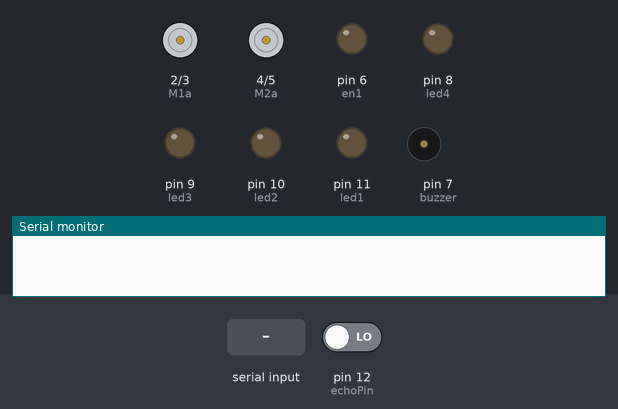
Bench run of a sketch on a simulated Arduino Uno, built with avr-gcc and run on an emulated ATmega328P. Shown: motor-driver pin pairs drawn as motors (green arrow = first pin HIGH = forward, orange = second pin HIGH = backward, longer = more drive), output pins drawn as LEDs (lit = HIGH), buzzer (waves = sounding), the last lines printed to the serial monitor. The inputs (shaded band) are chosen by the test bench; at power-on: pin 12 (echoPin) LOW. Pins used as bus, display or sensor lines are not drawn.

Above: at 1.2 s.
1.3 s: "BBBB" received over Serial
At 3.7 s:
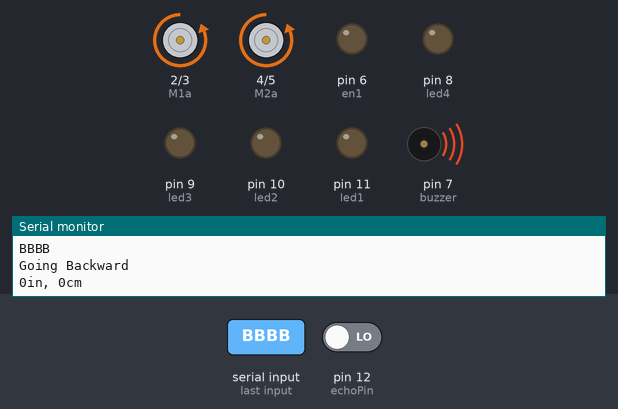
4.3 s: "FFFF" received over Serial
At 5.3 s:
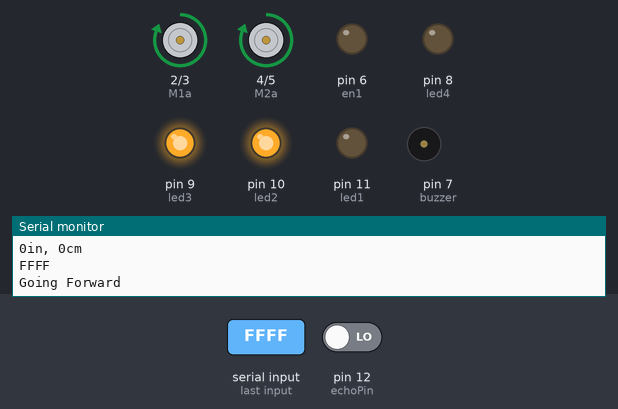
7.0 s: "BBB" received over Serial
At 8.9 s:
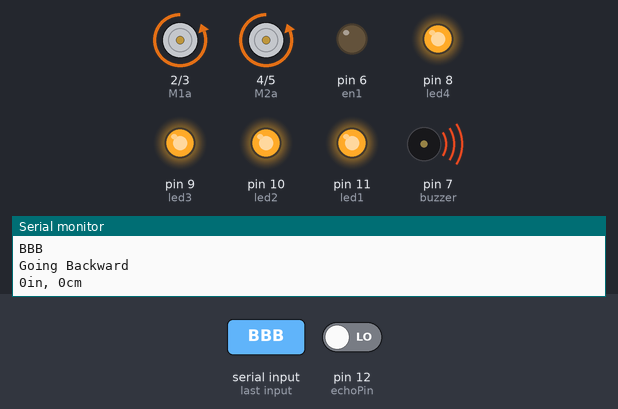
10.0 s: "BB" received over Serial
At 12.0 s:
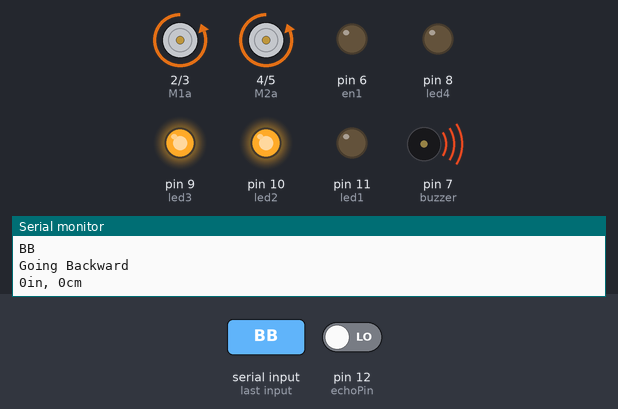
Timing chart, 0 to 14.0 s (numbered marks = the images above; inputs shaded):
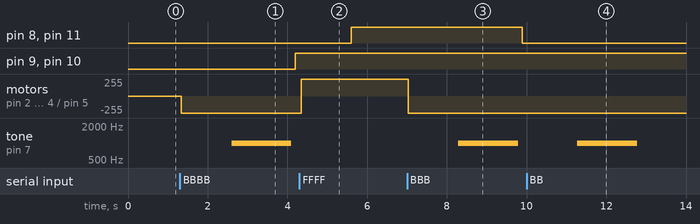

Measured:
- after the input at 1.3 s, pin 9 (led3), pin 10 (led2): LOW → HIGH after 2.9 s; motor on pin 2 (M1a) / pin 3 (M1b), motor on pin 4 (M2a) / pin 5 (M2b): stopped → backward 255/255 at once; tone on pin 7 (buzzer): silent → 1000 Hz after 1.3 s, → silent 1.5 s later
- after the input at 4.3 s, pin 8 (led4), pin 11 (led1): LOW → HIGH after 1.3 s; motor on pin 2 (M1a) / pin 3 (M1b), motor on pin 4 (M2a) / pin 5 (M2b): backward 255/255 → forward 255/255 at once
- after the input at 7.0 s, pin 8 (led4), pin 11 (led1): HIGH → LOW after 2.9 s; motor on pin 2 (M1a) / pin 3 (M1b), motor on pin 4 (M2a) / pin 5 (M2b): forward 255/255 → backward 255/255 at once; tone on pin 7 (buzzer): silent → 1000 Hz after 1.3 s, → silent 1.5 s later
- after the input at 10.0 s, tone on pin 7 (buzzer): silent → 1000 Hz after 1.3 s, → silent 1.5 s later

The sketch:

RC_Car_programming.ino
```cpp
int M1a = 2;
int M1b = 3;
int M2a = 4;
int M2b = 5;
int en1 = 6;
int buzzer = 7;
long duration,cm,inches;
#define trigPin 13
#define echoPin 12
#define led1 11
#define led2 10
#define led3 9
#define led4 8

 String cmd ="";

void setup()
{
  // put your setup code here, to run once:
  Serial.begin(9600);
  pinMode(M1a, OUTPUT);
  pinMode(M1b, OUTPUT);
  pinMode(M2a, OUTPUT);
  pinMode(M2b, OUTPUT);
  pinMode(en1, OUTPUT);


  pinMode(trigPin, OUTPUT);
  pinMode(echoPin, INPUT);

  pinMode(led1, OUTPUT);
  pinMode(led2, OUTPUT);
  pinMode(led3, OUTPUT);
  pinMode(led4, OUTPUT);

  pinMode(buzzer, OUTPUT);


}

void loop()
{

   while (Serial.available()){  //Check if there is an available byte to read
  delay(10); //Delay added to make thing stable
  char c = Serial.read(); //Conduct a serial read
  if (c == '#') {break;} //Exit the loop when the # is detected after the word
  cmd += c; //Shorthand for cmd = cmd + c
  }

  if(cmd.length()>0)
   {
     Serial.println(cmd);
    if((cmd=="FFFF") || (cmd=="FF") || (cmd=="FFF") || (cmd=="F") )
    {
      digitalWrite(M1a, HIGH);
      digitalWrite(M1b, LOW);
      digitalWrite(M2a, HIGH);
      digitalWrite(M2b, LOW);
      Serial.println("Going Forward");
      }
    else if((cmd=="BBBB")||(cmd=="BBB")||(cmd=="BB")||(cmd=="B"))
    {
      digitalWrite(M1a, LOW);
      digitalWrite(M1b, HIGH);
      digitalWrite(M2a, LOW);
      digitalWrite(M2b, HIGH);
      Serial.println("Going Backward");
    }
if((cmd=="LLLL")||(cmd=="LLL")||(cmd=="LL")||(cmd=="L"))
    {
      digitalWrite(M1a, HIGH);
      digitalWrite(M1b, LOW);
      digitalWrite(M2a, LOW);
      digitalWrite(M2b, HIGH);
      Serial.println("Going Left");
      }
     else if((cmd=="RRRR")||(cmd=="RRR")||(cmd=="RR")||(cmd=="R"))
    {
      digitalWrite(M1a, LOW);
      digitalWrite(M1b, HIGH);
      digitalWrite(M2a, HIGH);
      digitalWrite(M2b, LOW);
      Serial.println("Going right");
      }
     else if((cmd=="SSSS")||(cmd=="SSS")||(cmd=="SS")||(cmd=="S"))
    {
      digitalWrite(M1a, LOW);
      digitalWrite(M1b, LOW);
      digitalWrite(M2a, LOW);
      digitalWrite(M2b, LOW);
      Serial.println("Going stopping");
      }
digitalWrite(trigPin, LOW);
  delayMicroseconds(50);
  digitalWrite(trigPin, HIGH);
  delayMicroseconds(5000);
  digitalWrite(trigPin, LOW);

  pinMode(echoPin, INPUT);
  duration = pulseIn(echoPin, HIGH);

  cm = (duration/2) / 29.1;
  inches = (duration/2) / 74;

  Serial.print(inches);
  Serial.print("in, ");
  Serial.print(cm);
  Serial.print("cm");
  Serial.println();

  delay(250);
}
if((cmd=="BBBB") || (cmd=="BB") || (cmd=="BBB") || (cmd=="B") )
{
tone(buzzer, 1000); // Send 1KHz sound signal...
  delay(1500);        // ...for 1 sec
  noTone(buzzer);     // Stop sound...
  delay(100);

      }

     if((cmd=="FFFF") || (cmd=="FF") || (cmd=="FFF") || (cmd=="F") )
    {
      digitalWrite(led1, HIGH);
      digitalWrite(led2, HIGH);
      digitalWrite(led3, HIGH);
      digitalWrite(led4, HIGH);

      }
     else if((cmd=="BBBB") || (cmd=="BB") || (cmd=="BBB") || (cmd=="B") )
    {
      digitalWrite(led1, LOW);
      digitalWrite(led2, HIGH);
      digitalWrite(led3, HIGH);
      digitalWrite(led4, LOW);

      }
      else if((cmd=="SSSS") || (cmd=="SS") || (cmd=="SSS") || (cmd=="S") )
    {
      digitalWrite(led1, LOW);
      digitalWrite(led2, LOW);
      digitalWrite(led3, LOW);
      digitalWrite(led4, LOW);
      }
      else if((cmd=="RRRR") || (cmd=="RR") || (cmd=="RRR") || (cmd=="R") )
    {
      digitalWrite(led1, LOW);
      digitalWrite(led2, LOW);
      digitalWrite(led3, LOW);
      digitalWrite(led4, HIGH);
      }
       else if((cmd=="LLLL") || (cmd=="LL") || (cmd=="LLL") || (cmd=="L") )
    {
      digitalWrite(led1, HIGH);
      digitalWrite(led2, LOW);
      digitalWrite(led3, LOW);
      digitalWrite(led4, LOW);
      }
   cmd="";
   Serial.flush();
    }
```
